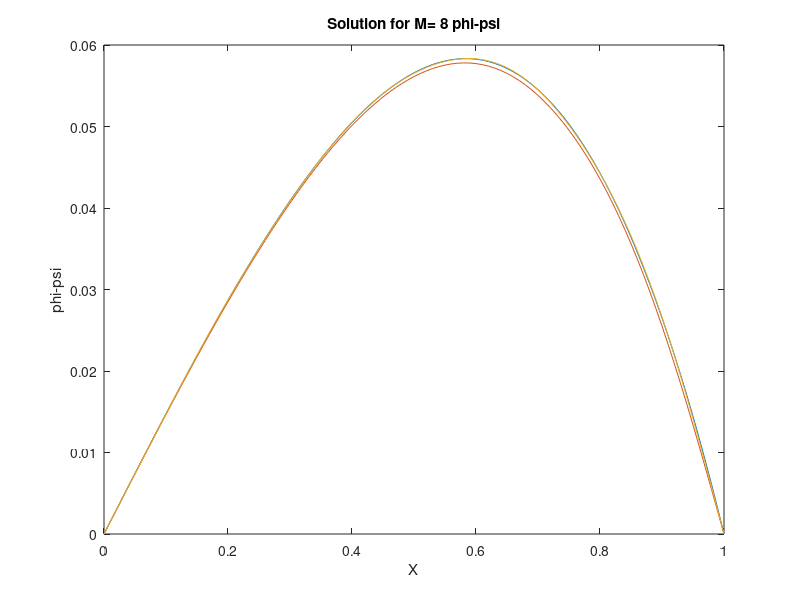
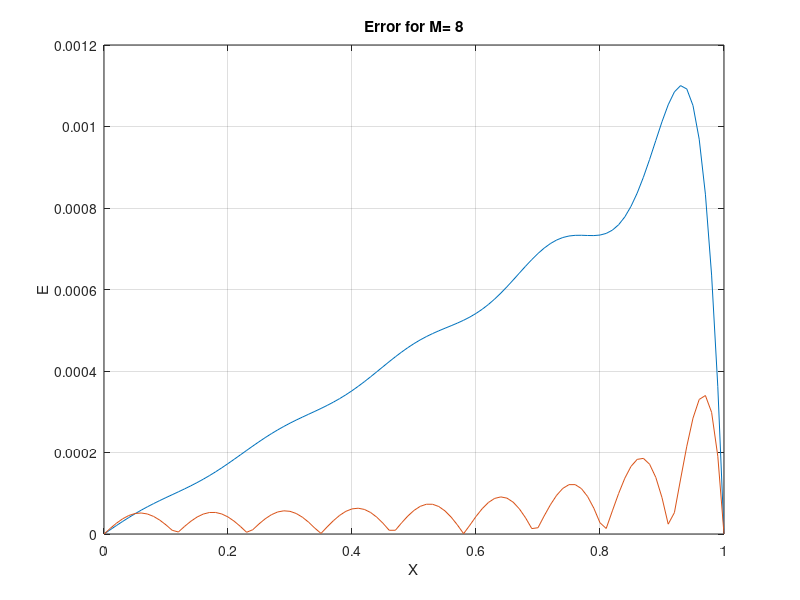

These charts were generated, in order, by the following MATLAB code: (Note: this script raises an error after producing the figures.)
%
%  Topic : Approximation of PDEs by continuous trial functions
%
%  Solution of a second order ODE equation (PDE for steady 1D problem) 
%  by weighted residual method using
%  [a] point collocation
%  [b] Galerkin
%
%  using psi = x
%        N_m = 

% Domain definition 
x     = (0:100)'/100;
nn    = length(x);

% definition of M : number of terms to be used in the approximation
M = 8;

% Matrix lhs K_lm and rhs vector f_l
% by Galerkin
K_gal = zeros(M,M); f_gal=zeros(M,1);
for m=1:M,
  K_gal(m,m) = 1/2*(1+m^2*pi^2);
  f_gal(m)   = (-1)^m/(m*pi);
end
% computation of a_m 
a_gal = K_gal\f_gal;

% Point collocation
K_col = zeros(M,M); f_col=zeros(M,1);
% locate collocation points 
dx = (max(x)-min(x))/(M+1); xc=zeros(M,1);
for k=1:M,
  xc(k) = min(x)+k*dx;
end

for l=1:M,
 for m=1:M,
  K_col(l,m) = (1+m^2*pi^2)*sin(m*pi*xc(l));
  f_col(l)   = -xc(l);
 end
end
% computation of a_m
a_col = K_col\f_col;

psi = x;
phi_gal = psi;
phi_col = psi;
for m=1:M,
  phi_gal = phi_gal + a_gal(m)*sin(m*pi*x);
  phi_col = phi_col + a_col(m)*sin(m*pi*x);
end  

% Exact solution (used for comparison)
phi_ex = (1/(exp(1) - exp(-1)))*(exp(x)-exp(-x));

if 1
% Visualization of results
figure(1);clf;plot(x,x-phi_ex,x,x-phi_col,x,x-phi_gal)
xlabel('X');ylabel('phi-psi');title(['Solution for M= ' num2str(M) ' phi-psi'])
figure(2);clf;plot(x,abs(phi_ex-phi_col),x,abs(phi_ex-phi_gal));grid on
xlabel('X');ylabel('E');title(['Error for M= ' num2str(M)])
e_gal = trapz(x,abs(phi_ex-phi_gal));
e_col = trapz(x,abs(phi_ex-phi_col));
gtext([' |e|_{Gal} = ' num2str(e_gal)])
gtext([' |e|_{Col} = ' num2str(e_col)])
figure(1)
legend('EXACT','COL','GAL')
filename = ['Ej_2_1_sol_M=' num2str(M)];
saveas(1,filename)
eval(['print -djpeg ' filename ])
figure(2)
legend('COL','GAL')
filename = ['Ej_2_1_err_M=' num2str(M)];
saveas(2,filename)
eval(['print -djpeg ' filename ])
end